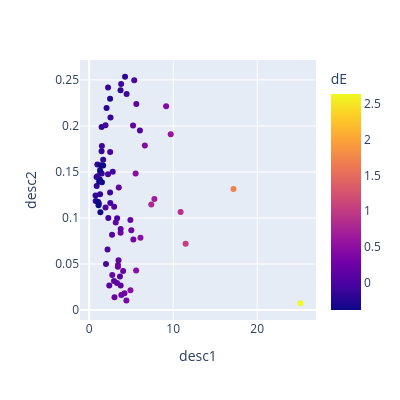

Write notebook code for a chart like this one.
### Code cell
import plotly.express as px
fig = px.scatter(dfall, x='desc1', y='desc2',
                 color="dE", hover_data=["A","B"],
                 width=400, height=400)
fig.show()
